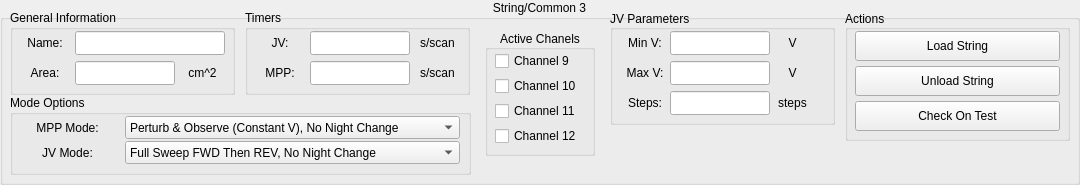
              <widget class="QGroupBox" name="String_3">
               <property name="minimumSize">
                <size>
                 <width>1080</width>
                 <height>185</height>
                </size>
               </property>
               <property name="title">
                <string>String/Common 3</string>
               </property>
               <property name="alignment">
                <set>Qt::AlignHCenter|Qt::AlignTop</set>
               </property>
               <property name="flat">
                <bool>true</bool>
               </property>
               <widget class="QGroupBox" name="GeneralInfo_3">
                <property name="geometry">
                 <rect>
                  <x>10</x>
                  <y>10</y>
                  <width>225</width>
                  <height>85</height>
                 </rect>
                </property>
                <property name="title">
                 <string>General Information</string>
                </property>
                <widget class="QLineEdit" name="NameInput_3">
                 <property name="geometry">
                  <rect>
                   <x>65</x>
                   <y>21</y>
                   <width>150</width>
                   <height>24</height>
                  </rect>
                 </property>
                 <property name="inputMask">
                  <string/>
                 </property>
                 <property name="text">
                  <string/>
                 </property>
                </widget>
                <widget class="QLabel" name="NameLabel_3">
                 <property name="geometry">
                  <rect>
                   <x>10</x>
                   <y>21</y>
                   <width>50</width>
                   <height>24</height>
                  </rect>
                 </property>
                 <property name="minimumSize">
                  <size>
                   <width>38</width>
                   <height>0</height>
                  </size>
                 </property>
                 <property name="maximumSize">
                  <size>
                   <width>16777215</width>
                   <height>16777215</height>
                  </size>
                 </property>
                 <property name="text">
                  <string>Name:</string>
                 </property>
                 <property name="alignment">
                  <set>Qt::AlignCenter</set>
                 </property>
                </widget>
                <widget class="QLabel" name="AreaLabel_3">
                 <property name="geometry">
                  <rect>
                   <x>10</x>
                   <y>51</y>
                   <width>50</width>
                   <height>24</height>
                  </rect>
                 </property>
                 <property name="text">
                  <string>Area:</string>
                 </property>
                 <property name="alignment">
                  <set>Qt::AlignCenter</set>
                 </property>
                </widget>
                <widget class="QLineEdit" name="AreaInput_3">
                 <property name="geometry">
                  <rect>
                   <x>65</x>
                   <y>51</y>
                   <width>100</width>
                   <height>24</height>
                  </rect>
                 </property>
                 <property name="inputMask">
                  <string/>
                 </property>
                 <property name="text">
                  <string/>
                 </property>
                </widget>
                <widget class="QLabel" name="AreaUnits_3">
                 <property name="geometry">
                  <rect>
                   <x>170</x>
                   <y>51</y>
                   <width>45</width>
                   <height>24</height>
                  </rect>
                 </property>
                 <property name="text">
                  <string>cm^2</string>
                 </property>
                 <property name="alignment">
                  <set>Qt::AlignCenter</set>
                 </property>
                </widget>
               </widget>
               <widget class="QGroupBox" name="JVBox_3">
                <property name="geometry">
                 <rect>
                  <x>610</x>
                  <y>10</y>
                  <width>225</width>
                  <height>115</height>
                 </rect>
                </property>
                <property name="title">
                 <string>JV Parameters</string>
                </property>
                <property name="alignment">
                 <set>Qt::AlignLeading|Qt::AlignLeft|Qt::AlignVCenter</set>
                </property>
                <widget class="QLabel" name="VmaxLabel_3">
                 <property name="geometry">
                  <rect>
                   <x>10</x>
                   <y>51</y>
                   <width>50</width>
                   <height>24</height>
                  </rect>
                 </property>
                 <property name="text">
                  <string>Max V:</string>
                 </property>
                 <property name="alignment">
                  <set>Qt::AlignCenter</set>
                 </property>
                </widget>
                <widget class="QLineEdit" name="VmaxInput_3">
                 <property name="geometry">
                  <rect>
                   <x>60</x>
                   <y>51</y>
                   <width>100</width>
                   <height>24</height>
                  </rect>
                 </property>
                 <property name="inputMask">
                  <string/>
                 </property>
                 <property name="text">
                  <string/>
                 </property>
                </widget>
                <widget class="QLabel" name="VmaxUnits_3">
                 <property name="geometry">
                  <rect>
                   <x>165</x>
                   <y>51</y>
                   <width>35</width>
                   <height>24</height>
                  </rect>
                 </property>
                 <property name="text">
                  <string>V</string>
                 </property>
                 <property name="alignment">
                  <set>Qt::AlignCenter</set>
                 </property>
                </widget>
                <widget class="QLineEdit" name="VstepsInput_3">
                 <property name="geometry">
                  <rect>
                   <x>60</x>
                   <y>81</y>
                   <width>100</width>
                   <height>24</height>
                  </rect>
                 </property>
                 <property name="inputMask">
                  <string/>
                 </property>
                 <property name="text">
                  <string/>
                 </property>
                </widget>
                <widget class="QLabel" name="Vstepsabel_3">
                 <property name="geometry">
                  <rect>
                   <x>10</x>
                   <y>81</y>
                   <width>50</width>
                   <height>24</height>
                  </rect>
                 </property>
                 <property name="text">
                  <string>Steps:</string>
                 </property>
                 <property name="alignment">
                  <set>Qt::AlignCenter</set>
                 </property>
                </widget>
                <widget class="QLabel" name="VstepsUnits_3">
                 <property name="enabled">
                  <bool>true</bool>
                 </property>
                 <property name="geometry">
                  <rect>
                   <x>165</x>
                   <y>81</y>
                   <width>35</width>
                   <height>24</height>
                  </rect>
                 </property>
                 <property name="text">
                  <string>steps</string>
                 </property>
                 <property name="alignment">
                  <set>Qt::AlignCenter</set>
                 </property>
                </widget>
                <widget class="QLabel" name="VminLabel_3">
                 <property name="geometry">
                  <rect>
                   <x>10</x>
                   <y>21</y>
                   <width>50</width>
                   <height>24</height>
                  </rect>
                 </property>
                 <property name="text">
                  <string>Min V:</string>
                 </property>
                 <property name="alignment">
                  <set>Qt::AlignCenter</set>
                 </property>
                </widget>
                <widget class="QLineEdit" name="VminInput_3">
                 <property name="geometry">
                  <rect>
                   <x>60</x>
                   <y>21</y>
                   <width>100</width>
                   <height>24</height>
                  </rect>
                 </property>
                 <property name="inputMask">
                  <string/>
                 </property>
                 <property name="text">
                  <string/>
                 </property>
                </widget>
                <widget class="QLabel" name="VminUnits_3">
                 <property name="geometry">
                  <rect>
                   <x>165</x>
                   <y>21</y>
                   <width>35</width>
                   <height>24</height>
                  </rect>
                 </property>
                 <property name="text">
                  <string>V</string>
                 </property>
                 <property name="alignment">
                  <set>Qt::AlignCenter</set>
                 </property>
                </widget>
               </widget>
               <widget class="QGroupBox" name="TimerBox_3">
                <property name="geometry">
                 <rect>
                  <x>245</x>
                  <y>10</y>
                  <width>225</width>
                  <height>85</height>
                 </rect>
                </property>
                <property name="title">
                 <string>Timers</string>
                </property>
                <widget class="QLabel" name="MPPFrequencyLabel_3">
                 <property name="geometry">
                  <rect>
                   <x>10</x>
                   <y>51</y>
                   <width>50</width>
                   <height>24</height>
                  </rect>
                 </property>
                 <property name="text">
                  <string>MPP:</string>
                 </property>
                 <property name="alignment">
                  <set>Qt::AlignCenter</set>
                 </property>
                </widget>
                <widget class="QLineEdit" name="MPPFrequencyInput_3">
                 <property name="geometry">
                  <rect>
                   <x>65</x>
                   <y>51</y>
                   <width>100</width>
                   <height>24</height>
                  </rect>
                 </property>
                 <property name="inputMask">
                  <string/>
                 </property>
                 <property name="text">
                  <string/>
                 </property>
                </widget>
                <widget class="QLabel" name="MPPFrequencyUnits_3">
                 <property name="geometry">
                  <rect>
                   <x>170</x>
                   <y>51</y>
                   <width>45</width>
                   <height>24</height>
                  </rect>
                 </property>
                 <property name="text">
                  <string>s/scan</string>
                 </property>
                 <property name="alignment">
                  <set>Qt::AlignCenter</set>
                 </property>
                </widget>
                <widget class="QLabel" name="JVFrequencyLabel_3">
                 <property name="geometry">
                  <rect>
                   <x>10</x>
                   <y>21</y>
                   <width>50</width>
                   <height>24</height>
                  </rect>
                 </property>
                 <property name="text">
                  <string>JV:</string>
                 </property>
                 <property name="alignment">
                  <set>Qt::AlignCenter</set>
                 </property>
                </widget>
                <widget class="QLineEdit" name="JVFrequencyInput_3">
                 <property name="geometry">
                  <rect>
                   <x>65</x>
                   <y>21</y>
                   <width>100</width>
                   <height>24</height>
                  </rect>
                 </property>
                 <property name="inputMask">
                  <string/>
                 </property>
                 <property name="text">
                  <string/>
                 </property>
                </widget>
                <widget class="QLabel" name="JVFrequencyUnits_3">
                 <property name="geometry">
                  <rect>
                   <x>170</x>
                   <y>21</y>
                   <width>45</width>
                   <height>24</height>
                  </rect>
                 </property>
                 <property name="text">
                  <string>s/scan</string>
                 </property>
                 <property name="alignment">
                  <set>Qt::AlignCenter</set>
                 </property>
                </widget>
               </widget>
               <widget class="QGroupBox" name="ActionBox_3">
                <property name="geometry">
                 <rect>
                  <x>845</x>
                  <y>10</y>
                  <width>225</width>
                  <height>131</height>
                 </rect>
                </property>
                <property name="title">
                 <string>Actions</string>
                </property>
                <property name="alignment">
                 <set>Qt::AlignLeading|Qt::AlignLeft|Qt::AlignVCenter</set>
                </property>
                <widget class="QPushButton" name="LoadButton_3">
                 <property name="geometry">
                  <rect>
                   <x>10</x>
                   <y>21</y>
                   <width>205</width>
                   <height>30</height>
                  </rect>
                 </property>
                 <property name="text">
                  <string>Load String</string>
                 </property>
                 <property name="autoDefault">
                  <bool>false</bool>
                 </property>
                </widget>
                <widget class="QPushButton" name="UnLoadButton_3">
                 <property name="geometry">
                  <rect>
                   <x>10</x>
                   <y>56</y>
                   <width>205</width>
                   <height>30</height>
                  </rect>
                 </property>
                 <property name="text">
                  <string>Unload String</string>
                 </property>
                </widget>
                <widget class="QPushButton" name="CheckTestButton_3">
                 <property name="geometry">
                  <rect>
                   <x>10</x>
                   <y>91</y>
                   <width>205</width>
                   <height>30</height>
                  </rect>
                 </property>
                 <property name="text">
                  <string>Check On Test</string>
                 </property>
                </widget>
               </widget>
               <widget class="QGroupBox" name="ChannelBox_3">
                <property name="geometry">
                 <rect>
                  <x>485</x>
                  <y>30</y>
                  <width>110</width>
                  <height>126</height>
                 </rect>
                </property>
                <property name="title">
                 <string>Active Chanels</string>
                </property>
                <property name="alignment">
                 <set>Qt::AlignCenter</set>
                </property>
                <widget class="QCheckBox" name="checkBox_9">
                 <property name="geometry">
                  <rect>
                   <x>10</x>
                   <y>21</y>
                   <width>90</width>
                   <height>20</height>
                  </rect>
                 </property>
                 <property name="text">
                  <string>Channel 9</string>
                 </property>
                </widget>
                <widget class="QCheckBox" name="checkBox_10">
                 <property name="geometry">
                  <rect>
                   <x>10</x>
                   <y>46</y>
                   <width>90</width>
                   <height>20</height>
                  </rect>
                 </property>
                 <property name="text">
                  <string>Channel 10</string>
                 </property>
                </widget>
                <widget class="QCheckBox" name="checkBox_11">
                 <property name="geometry">
                  <rect>
                   <x>10</x>
                   <y>71</y>
                   <width>90</width>
                   <height>20</height>
                  </rect>
                 </property>
                 <property name="text">
                  <string>Channel 11</string>
                 </property>
                </widget>
                <widget class="QCheckBox" name="checkBox_12">
                 <property name="geometry">
                  <rect>
                   <x>10</x>
                   <y>96</y>
                   <width>90</width>
                   <height>20</height>
                  </rect>
                 </property>
                 <property name="text">
                  <string>Channel 12</string>
                 </property>
                </widget>
               </widget>
               <widget class="QGroupBox" name="ModeBox_3">
                <property name="geometry">
                 <rect>
                  <x>10</x>
                  <y>95</y>
                  <width>461</width>
                  <height>80</height>
                 </rect>
                </property>
                <property name="title">
                 <string>Mode Options</string>
                </property>
                <widget class="QComboBox" name="MPPModeBox_3">
                 <property name="geometry">
                  <rect>
                   <x>115</x>
                   <y>21</y>
                   <width>335</width>
                   <height>23</height>
                  </rect>
                 </property>
                 <property name="currentText">
                  <string>Perturb &amp; Observe (Constant V), No Night Change</string>
                 </property>
                 <item>
                  <property name="text">
                   <string>Perturb &amp; Observe (Constant V), No Night Change</string>
                  </property>
                 </item>
                </widget>
                <widget class="QComboBox" name="JVModeBox_3">
                 <property name="geometry">
                  <rect>
                   <x>115</x>
                   <y>46</y>
                   <width>335</width>
                   <height>23</height>
                  </rect>
                 </property>
                 <item>
                  <property name="text">
                   <string>Full Sweep FWD Then REV, No Night Change</string>
                  </property>
                 </item>
                </widget>
                <widget class="QLabel" name="MPPModeLabel_3">
                 <property name="geometry">
                  <rect>
                   <x>10</x>
                   <y>20</y>
                   <width>95</width>
                   <height>25</height>
                  </rect>
                 </property>
                 <property name="minimumSize">
                  <size>
                   <width>38</width>
                   <height>0</height>
                  </size>
                 </property>
                 <property name="maximumSize">
                  <size>
                   <width>16777215</width>
                   <height>16777215</height>
                  </size>
                 </property>
                 <property name="text">
                  <string>MPP Mode:</string>
                 </property>
                 <property name="alignment">
                  <set>Qt::AlignCenter</set>
                 </property>
                </widget>
                <widget class="QLabel" name="JVModeLabel_3">
                 <property name="geometry">
                  <rect>
                   <x>10</x>
                   <y>45</y>
                   <width>95</width>
                   <height>25</height>
                  </rect>
                 </property>
                 <property name="minimumSize">
                  <size>
                   <width>38</width>
                   <height>0</height>
                  </size>
                 </property>
                 <property name="maximumSize">
                  <size>
                   <width>16777215</width>
                   <height>16777215</height>
                  </size>
                 </property>
                 <property name="text">
                  <string>JV Mode:</string>
                 </property>
                 <property name="alignment">
                  <set>Qt::AlignCenter</set>
                 </property>
                </widget>
               </widget>
              </widget>
